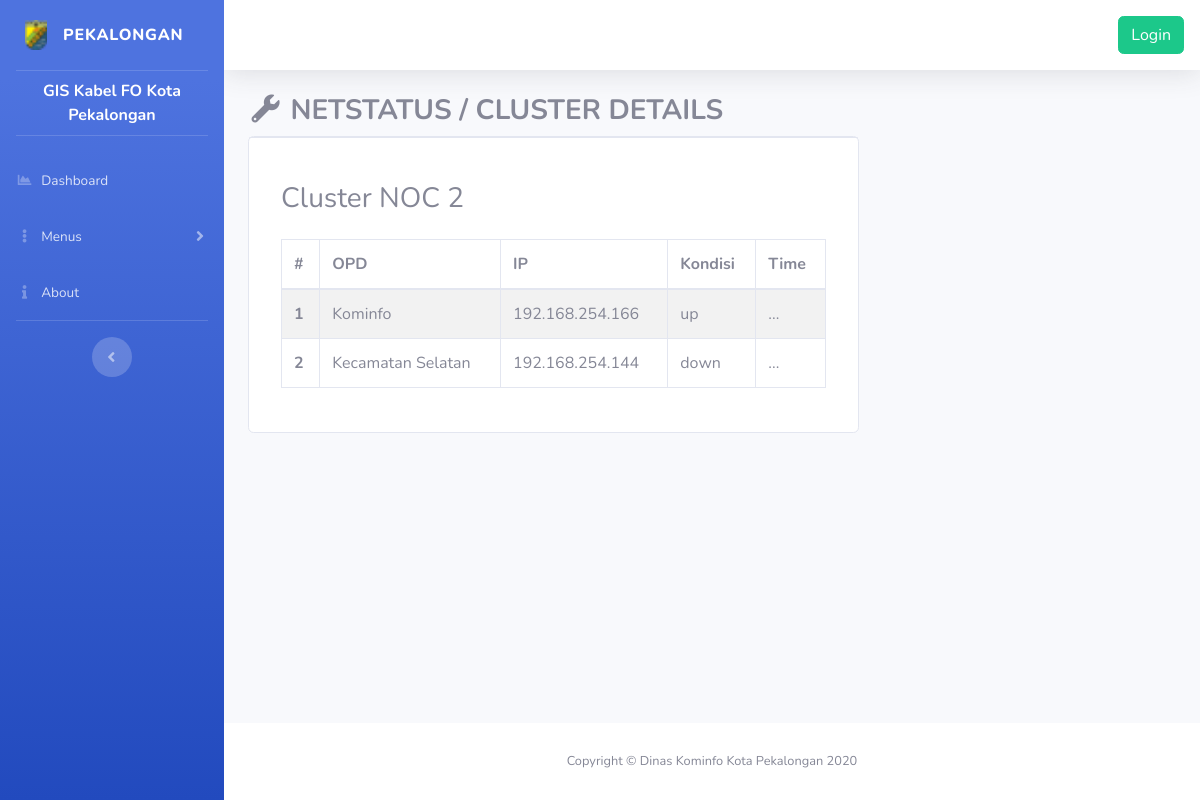
The app's page /netstatus/clusterdetails/2 with its own data.
### tables this page shows
CREATE TABLE `desc` (
  `id` int(11) NOT NULL,
  `name` varchar(255) NOT NULL,
  `desc` text NOT NULL
);

CREATE TABLE `cluster` (
  `id` int(3) NOT NULL,
  `cluster` varchar(100) NOT NULL
);

CREATE TABLE `data` (
  `id` int(10) NOT NULL,
  `waktu` timestamp NOT NULL DEFAULT CURRENT_TIMESTAMP ON UPDATE CURRENT_TIMESTAMP,
  `id_kecamatan` varchar(255) NOT NULL,
  `opd` varchar(255) NOT NULL,
  `alamat` varchar(255) NOT NULL,
  `cluster` varchar(3) NOT NULL,
  `kondisi` varchar(4) NOT NULL,
  `jenis_konverter` varchar(6) NOT NULL,
  `jointing1` varchar(100) NOT NULL DEFAULT 'No Jointing',
  `jointing2` varchar(100) NOT NULL DEFAULT 'No Jointing',
  `jointing3` varchar(100) NOT NULL DEFAULT 'No Jointing',
  `ip` varchar(15) NOT NULL,
  `surveyor` text NOT NULL
);

### index.php (called while the page is built, shortened)
<?php
require_once BASEPATH.'core/CodeIgniter.php';

### application/models/Home_model.php (called while the page is built, shortened)
<?php
class Home_model extends CI_Model {
	public function getDetails($table, $id)
	{
		$data = $this->db->query("SELECT * FROM data WHERE cluster='$id'");
		return $data->result_array();
	}
	public function getcluster($table, $id)
{
	$this->db->select('*');
	$this->db->from($table);
	$this->db->where('id', $id);
	return $this->db->get()->result();
}
}

### application/views/home/clusterdetails.php (the view, shortened to what this page needs)
<div class="container-fluid">
	<h3><strong><span><?= $icon ?></span> <?= $title ?></strong></h3>
	<section class="content">
		<div class="row">
			<div class="col-lg-8 col-md-12 col-sm-12">
				<div class="box-body">
					<div class="card">
						<div class="card-header d-flex p-0">
						</div>
						<div class="card-body">
							<div class="tab-content">
								<br>
								<div class="table-wrapper-scroll-y my-custom-scrollbar">
									<?php
									foreach ($getcluster as $j)
										: ?>
									<div class="col">
										<div class="card-box">
											<h3><?php echo $j -> cluster; ?></h3>
										<?php endforeach ?>
									</div>
									<table class="table table-bordered table-striped mb-4 mt-4">
										<thead>
											<tr>
												<th scope="col">#</th>
												<th scope="col">OPD</th>
												<th scope="col">IP</th>
												<th scope="col">Kondisi</th>
												<th scope="col">Time</th>
											</tr>
										</thead>
										<tbody>
											<?php $i = 1; ?>
											<?php foreach ($cluster as $j) : ?>
												<tr>
													<th scope="row"><?= $i; ?></th>
													<td><?php echo $j['opd'] ?></td>
													<td><?php echo $j['ip'] ?></td>
													<td><?php echo $j['kondisi'] ?></td>
													<td>...</td>
												</tr>
												<?php $i++; ?>
											<?php endforeach; ?>
										</tbody>
									</table>
								</div>
							</div>
						</div>
					</div>
				</div>
			</div>
		</section>
	</div>
	</div>

### application/views/templates/frontend/sidebar.php (shortened to what this page needs)
<ul class="navbar-nav bg-gradient-primary sidebar sidebar-dark accordion" id="accordionSidebar">
  <a class="sidebar-brand d-flex align-items-center justify-content-center" href="<?php echo base_url(''); ?>">
    <div class="sidebar-brand-icon">
      <img height="30px" src="<?= base_url('/assets/img/fav.ico')?>">
    </div>
    <div class="sidebar-brand-text mx-3">Pekalongan</div>
  </a>
  <hr class="sidebar-divider my-0">
  <li class="nav-item active">
    <center class="mt-2 mb-2 ml-2 mr-2"><b><span style="color: #ffffff"><?= $desc['desc']; ?></b></span></center>
  </li>
  <hr class="sidebar-divider">
  <li class="nav-item">
    <a class="nav-link" href="<?php echo base_url('home'); ?>">
      <i class="fas fa-fw fa-chart-area"></i>
      <span>Dashboard</span></a>
    </li>
    <li class="nav-item">
      <a class="nav-link collapsed" href="#" data-toggle="collapse" data-target="#collapseUtilities" aria-expanded="true" aria-controls="collapseUtilities">
        <i class="fas fa-fw fa-ellipsis-v"></i>
        <span>Menus</span>
      </a>
    </li>
      <li class="nav-item">
        <a class="nav-link" href="<?php echo base_url('about'); ?>">
          <i class="fas fa-fw fa-info"></i>
          <span>About</span></a>
        </li>
        <hr class="sidebar-divider d-none d-md-block">
        <div class="text-center d-none d-md-inline">
          <button class="rounded-circle border-0" id="sidebarToggle"></button>
        </div>
      </ul>

### application/views/templates/frontend/header.php (style rules this page uses)
html, body { height: 100%; margin: 0; padding: 0; }
.my-custom-scrollbar { position: relative; overflow: auto; }
.table-wrapper-scroll-y { display: block; }

### records on screen
desc: desc "GIS Kabel FO Kota Pekalongan"
cluster: cluster "Cluster NOC 2"
data: opd "Kominfo", ip "192.168.254.166", kondisi "up"
data: opd "Kecamatan Selatan", ip "192.168.254.144", kondisi "down"

### other values on screen
$title "NETSTATUS / CLUSTER DETAILS"
